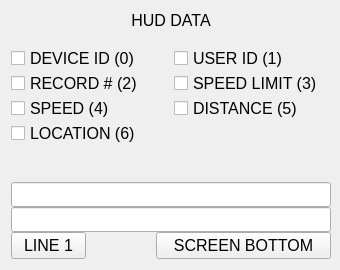
<?xml version="1.0" encoding="UTF-8"?>
<ui version="4.0">
 <class>metaData</class>
 <widget class="QWidget" name="metaData">
  <property name="geometry">
   <rect>
    <x>0</x>
    <y>0</y>
    <width>340</width>
    <height>270</height>
   </rect>
  </property>
  <property name="minimumSize">
   <size>
    <width>340</width>
    <height>270</height>
   </size>
  </property>
  <property name="font">
   <font>
    <pointsize>14</pointsize>
    <weight>50</weight>
    <italic>false</italic>
    <bold>false</bold>
   </font>
  </property>
  <property name="windowTitle">
   <string>Form</string>
  </property>
  <layout class="QFormLayout" name="formLayout">
   <item row="0" column="0">
    <layout class="QHBoxLayout" name="horizontalLayout">
     <property name="bottomMargin">
      <number>10</number>
     </property>
     <item>
      <widget class="QLabel" name="label_6">
       <property name="minimumSize">
        <size>
         <width>320</width>
         <height>0</height>
        </size>
       </property>
       <property name="maximumSize">
        <size>
         <width>16777215</width>
         <height>40</height>
        </size>
       </property>
       <property name="font">
        <font>
         <pointsize>12</pointsize>
         <weight>50</weight>
         <bold>false</bold>
        </font>
       </property>
       <property name="text">
        <string>HUD DATA</string>
       </property>
       <property name="alignment">
        <set>Qt::AlignCenter</set>
       </property>
      </widget>
     </item>
    </layout>
   </item>
   <item row="1" column="0">
    <layout class="QGridLayout" name="gridLayout">
     <property name="verticalSpacing">
      <number>0</number>
     </property>
     <item row="2" column="1">
      <widget class="QCheckBox" name="cb_distance">
       <property name="minimumSize">
        <size>
         <width>157</width>
         <height>0</height>
        </size>
       </property>
       <property name="font">
        <font>
         <pointsize>12</pointsize>
         <weight>50</weight>
         <bold>false</bold>
        </font>
       </property>
       <property name="text">
        <string>DISTANCE (5)</string>
       </property>
      </widget>
     </item>
     <item row="2" column="0">
      <widget class="QCheckBox" name="cb_speed">
       <property name="minimumSize">
        <size>
         <width>157</width>
         <height>0</height>
        </size>
       </property>
       <property name="font">
        <font>
         <pointsize>12</pointsize>
         <weight>50</weight>
         <bold>false</bold>
        </font>
       </property>
       <property name="text">
        <string>SPEED (4)</string>
       </property>
      </widget>
     </item>
     <item row="1" column="1">
      <widget class="QCheckBox" name="cb_speedLimit">
       <property name="minimumSize">
        <size>
         <width>157</width>
         <height>0</height>
        </size>
       </property>
       <property name="font">
        <font>
         <pointsize>12</pointsize>
         <weight>50</weight>
         <bold>false</bold>
        </font>
       </property>
       <property name="text">
        <string>SPEED LIMIT (3)</string>
       </property>
      </widget>
     </item>
     <item row="1" column="0">
      <widget class="QCheckBox" name="cb_recordNumber">
       <property name="minimumSize">
        <size>
         <width>157</width>
         <height>0</height>
        </size>
       </property>
       <property name="font">
        <font>
         <pointsize>12</pointsize>
         <weight>50</weight>
         <bold>false</bold>
        </font>
       </property>
       <property name="text">
        <string>RECORD # (2)</string>
       </property>
      </widget>
     </item>
     <item row="0" column="1">
      <widget class="QCheckBox" name="cb_userID">
       <property name="minimumSize">
        <size>
         <width>157</width>
         <height>0</height>
        </size>
       </property>
       <property name="font">
        <font>
         <pointsize>12</pointsize>
         <weight>50</weight>
         <bold>false</bold>
        </font>
       </property>
       <property name="text">
        <string>USER ID (1)</string>
       </property>
      </widget>
     </item>
     <item row="3" column="0">
      <widget class="QCheckBox" name="cb_location">
       <property name="minimumSize">
        <size>
         <width>157</width>
         <height>0</height>
        </size>
       </property>
       <property name="font">
        <font>
         <pointsize>12</pointsize>
         <weight>50</weight>
         <bold>false</bold>
        </font>
       </property>
       <property name="text">
        <string>LOCATION (6)</string>
       </property>
      </widget>
     </item>
     <item row="0" column="0">
      <widget class="QCheckBox" name="cb_deviceID">
       <property name="font">
        <font>
         <pointsize>12</pointsize>
        </font>
       </property>
       <property name="text">
        <string>DEVICE ID (0)</string>
       </property>
       <property name="checked">
        <bool>false</bool>
       </property>
      </widget>
     </item>
    </layout>
   </item>
   <item row="2" column="0">
    <spacer name="verticalSpacer">
     <property name="font">
      <font>
       <pointsize>12</pointsize>
       <weight>50</weight>
       <bold>false</bold>
      </font>
     </property>
     <property name="orientation">
      <enum>Qt::Vertical</enum>
     </property>
     <property name="sizeHint" stdset="0">
      <size>
       <width>313</width>
       <height>23</height>
      </size>
     </property>
    </spacer>
   </item>
   <item row="3" column="0">
    <layout class="QGridLayout" name="gridLayout_2">
     <property name="verticalSpacing">
      <number>0</number>
     </property>
     <item row="0" column="0" colspan="3">
      <widget class="vkILine" name="le_metaLine1">
       <property name="minimumSize">
        <size>
         <width>320</width>
         <height>25</height>
        </size>
       </property>
       <property name="maximumSize">
        <size>
         <width>16777215</width>
         <height>25</height>
        </size>
       </property>
       <property name="font">
        <font>
         <pointsize>12</pointsize>
         <weight>50</weight>
         <italic>false</italic>
         <bold>false</bold>
        </font>
       </property>
       <property name="alignment">
        <set>Qt::AlignCenter</set>
       </property>
      </widget>
     </item>
     <item row="1" column="0" colspan="3">
      <widget class="vkILine" name="le_metaLine2">
       <property name="minimumSize">
        <size>
         <width>320</width>
         <height>25</height>
        </size>
       </property>
       <property name="maximumSize">
        <size>
         <width>16777215</width>
         <height>25</height>
        </size>
       </property>
       <property name="font">
        <font>
         <pointsize>12</pointsize>
         <weight>50</weight>
         <italic>false</italic>
         <bold>false</bold>
        </font>
       </property>
       <property name="alignment">
        <set>Qt::AlignCenter</set>
       </property>
      </widget>
     </item>
     <item row="2" column="0">
      <widget class="QPushButton" name="pb_line">
       <property name="minimumSize">
        <size>
         <width>75</width>
         <height>27</height>
        </size>
       </property>
       <property name="maximumSize">
        <size>
         <width>75</width>
         <height>27</height>
        </size>
       </property>
       <property name="font">
        <font>
         <pointsize>12</pointsize>
         <weight>50</weight>
         <bold>false</bold>
        </font>
       </property>
       <property name="text">
        <string>LINE 1</string>
       </property>
      </widget>
     </item>
     <item row="2" column="1">
      <spacer name="horizontalSpacer">
       <property name="orientation">
        <enum>Qt::Horizontal</enum>
       </property>
       <property name="sizeHint" stdset="0">
        <size>
         <width>40</width>
         <height>20</height>
        </size>
       </property>
      </spacer>
     </item>
     <item row="2" column="2">
      <widget class="QPushButton" name="pb_position">
       <property name="minimumSize">
        <size>
         <width>175</width>
         <height>27</height>
        </size>
       </property>
       <property name="maximumSize">
        <size>
         <width>175</width>
         <height>27</height>
        </size>
       </property>
       <property name="font">
        <font>
         <pointsize>12</pointsize>
         <weight>50</weight>
         <bold>false</bold>
        </font>
       </property>
       <property name="text">
        <string>SCREEN BOTTOM</string>
       </property>
      </widget>
     </item>
    </layout>
   </item>
  </layout>
 </widget>
 <customwidgets>
  <customwidget>
   <class>vkILine</class>
   <extends>QLineEdit</extends>
   <header>vkiline.h</header>
  </customwidget>
 </customwidgets>
 <tabstops>
  <tabstop>cb_userID</tabstop>
  <tabstop>cb_recordNumber</tabstop>
  <tabstop>cb_speedLimit</tabstop>
  <tabstop>le_metaLine1</tabstop>
  <tabstop>pb_position</tabstop>
 </tabstops>
 <resources/>
 <connections/>
</ui>
